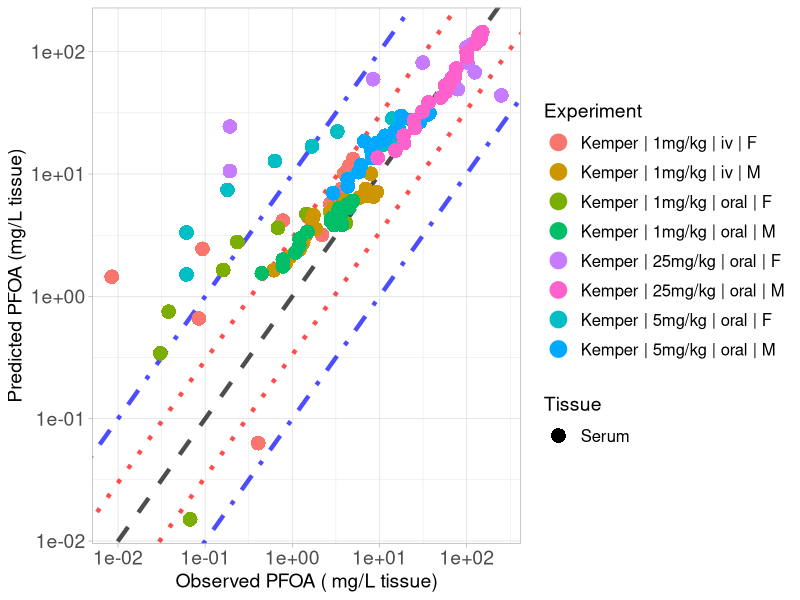

Here is the R script that generated this plot:
library(ggplot2)

#setwd("C:/Users/ptsir/Documents/GitHub/PFAS_PBK_models/PFOA inhalation Rat/Validation/Validation_results")
setwd("C:/Users/dpjio/Documents/GitHub/PFAS_PBK_models/PFOA inhalation Rat/Validation/Results of Scenarios Validation/Scenario_2 - different inits")

# Load Results 

# 
Kemper_serum_results <- read.csv("Kemper_2003_serum_results.csv", header = T)
Kemper_iv_F_1 <- Kemper_serum_results[Kemper_serum_results$Dose == 1 & Kemper_serum_results$Type == "iv" &
                               Kemper_serum_results$sex == "F", ]
Kemper_iv_F_1$Experiment <- "Kemper | 1mg/kg | iv | F"

Kemper_oral_F_1 <- Kemper_serum_results[Kemper_serum_results$Dose == 1 & Kemper_serum_results$Type == "oral" &
                                 Kemper_serum_results$sex == "F", ]
Kemper_oral_F_1$Experiment <- "Kemper | 1mg/kg | oral | F"

Kemper_oral_F_5 <- Kemper_serum_results[Kemper_serum_results$Dose == 5 & Kemper_serum_results$Type == "oral" &
                                 Kemper_serum_results$sex == "F", ]
Kemper_oral_F_5$Experiment <- "Kemper | 5mg/kg | oral | F"
Kemper_oral_F_25 <- Kemper_serum_results[Kemper_serum_results$Dose == 25 & Kemper_serum_results$Type == "oral" &
                                  Kemper_serum_results$sex == "F", ]
Kemper_oral_F_25$Experiment <- "Kemper | 25mg/kg | oral | F"

Kemper_iv_M_1 <- Kemper_serum_results[Kemper_serum_results$Dose == 1 & Kemper_serum_results$Type == "iv" &
                               Kemper_serum_results$sex == "M", ]
Kemper_iv_M_1$Experiment <- "Kemper | 1mg/kg | iv | M"

Kemper_oral_M_1 <- Kemper_serum_results[Kemper_serum_results$Dose == 1 & Kemper_serum_results$Type == "oral" &
                                 Kemper_serum_results$sex == "M", ]
Kemper_oral_M_1$Experiment <- "Kemper | 1mg/kg | oral | M"

Kemper_oral_M_5 <- Kemper_serum_results[Kemper_serum_results$Dose == 5 & Kemper_serum_results$Type == "oral" &
                                 Kemper_serum_results$sex == "M", ]
Kemper_oral_M_5$Experiment <- "Kemper | 5mg/kg | oral | M"
Kemper_oral_M_25 <- Kemper_serum_results[Kemper_serum_results$Dose == 25 & Kemper_serum_results$Type == "oral" &
                                  Kemper_serum_results$sex == "M", ]
Kemper_oral_M_25$Experiment <- "Kemper | 25mg/kg | oral | M"
# 
# Kudo_high <- Kudo_results[Kudo_results$Dose == 16.560, ] 
# Kudo_high$Experiment <-  "Kudo | 16mg/kg | iv"
# 
# Kim_results <- read.csv("Kim_results.csv", header = T)
# Kim_iv <- Kim_results[Kim_results$Type == "iv",]
# Kim_iv$Experiment <-  "Kim | 1mg/kg | iv"
# 
# Kim_oral <- Kim_results[Kim_results$Type == "oral",]
# Kim_oral$Experiment <-  "Kim | 1mg/kg | oral"


Experiment <- scales::hue_pal()(8)

names(Experiment) <- unique(c( Kemper_iv_F_1$Experiment, Kemper_iv_M_1$Experiment,
                              Kemper_oral_F_1$Experiment,Kemper_oral_M_1$Experiment, Kemper_oral_F_5$Experiment, 
                               
                               Kemper_oral_M_5$Experiment,  Kemper_oral_F_25$Experiment, Kemper_oral_M_25$Experiment))



scatter_plot <- ggplot()+
  geom_abline(intercept = log10(1), slope = 1, linetype = "dashed", color = "black", linewidth = 1.5, alpha = 0.7) +  # Identity line in log10 scale
  geom_abline(intercept = log10(3), slope = 1, linetype = "dotted", color = "red", linewidth = 1.5, alpha = 0.7) +  # +3-fold error line
  geom_abline(intercept = log10(1/3), slope = 1, linetype = "dotted", color = "red", linewidth = 1.5, alpha = 0.7) +  # -3-fold error line
  geom_abline(intercept = log10(10), slope = 1, linetype = "dotdash", color = "blue", linewidth = 1.5, alpha = 0.7) +  # +10-fold error line
  geom_abline(intercept = log10(1/10), slope = 1, linetype = "dotdash", color = "blue", linewidth = 1.5, alpha = 0.7) +  # -10-fold error line
  geom_point(data = Kemper_iv_F_1, aes(x=Observed, y=Predicted, color = Experiment, shape = Tissue), size=4, stroke = 1.5)+
  geom_point(data = Kemper_oral_F_1, aes(x=Observed, y=Predicted, color = Experiment, shape = Tissue), size=4, stroke = 1.5)+
  geom_point(data = Kemper_oral_F_5, aes(x=Observed, y=Predicted, color = Experiment, shape = Tissue), size=4, stroke = 1.5)+
  geom_point(data = Kemper_oral_F_25, aes(x=Observed, y=Predicted, color = Experiment, shape = Tissue), size=4, stroke = 1.5)+
  geom_point(data = Kemper_iv_M_1, aes(x=Observed, y=Predicted, color = Experiment, shape = Tissue), size=4, stroke = 1.5)+
  geom_point(data = Kemper_oral_M_1, aes(x=Observed, y=Predicted, color = Experiment, shape = Tissue), size=4, stroke = 1.5)+
  geom_point(data = Kemper_oral_M_5, aes(x=Observed, y=Predicted, color = Experiment, shape = Tissue), size=4, stroke = 1.5)+
  geom_point(data = Kemper_oral_M_25, aes(x=Observed, y=Predicted, color = Experiment, shape = Tissue), size=4, stroke = 1.5)+
  scale_y_log10()+
  scale_x_log10()+
  scale_color_manual(values = Experiment)+
  theme(legend.spacing.y = unit(1, 'cm')) +
  guides(fill = guide_legend(byrow = TRUE))+
  theme_light()+
  labs(y = "Predicted PFOA (mg/L tissue)",
       x = "Observed PFOA ( mg/L tissue)")+
  theme(plot.title = element_text(hjust = 0.5),
        legend.key.size = unit(0.75, 'cm'),  
        legend.title = element_text(size=14),
        legend.text = element_text(size=12,  hjust = 0),
        axis.text = element_text(size = 14),
        axis.title = element_text(size = 14),
        )

#print(scatter_plot)

ggsave("validation_plot_PFOA_serum.png", scatter_plot, width = 11, height = 7, units = "in", dpi = 300)
